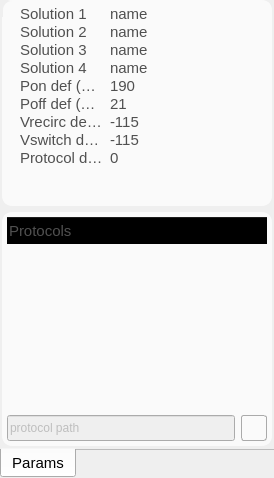
       <widget class="QWidget" name="page_editor">
        <layout class="QGridLayout" name="gridLayout_28">
         <property name="leftMargin">
          <number>0</number>
         </property>
         <property name="topMargin">
          <number>0</number>
         </property>
         <property name="rightMargin">
          <number>0</number>
         </property>
         <property name="bottomMargin">
          <number>0</number>
         </property>
         <item row="0" column="0">
          <widget class="QTabWidget" name="tabWidget_editor">
           <property name="font">
            <font>
             <pointsize>11</pointsize>
            </font>
           </property>
           <property name="styleSheet">
            <string notr="true"/>
           </property>
           <property name="tabPosition">
            <enum>QTabWidget::South</enum>
           </property>
           <property name="currentIndex">
            <number>0</number>
           </property>
           <property name="usesScrollButtons">
            <bool>false</bool>
           </property>
           <property name="documentMode">
            <bool>true</bool>
           </property>
           <widget class="QWidget" name="tab_6">
            <attribute name="title">
             <string>Params</string>
            </attribute>
            <layout class="QGridLayout" name="gridLayout_31">
             <property name="leftMargin">
              <number>2</number>
             </property>
             <property name="topMargin">
              <number>0</number>
             </property>
             <property name="rightMargin">
              <number>2</number>
             </property>
             <property name="bottomMargin">
              <number>0</number>
             </property>
             <item row="0" column="0">
              <widget class="QGroupBox" name="groupBox_15">
               <property name="styleSheet">
                <string notr="true">QTreeWidget { 
    font-size:11pt;
    color: rgb(80, 80, 80);
    background-color: transparent;
 } 

QScrollBar::vertical {
	/*width: 40px;*/
}

QGroupBox { 
     border: 0px solid; 
 } 

QTreeWidget QHeaderView:section
{
    font-size:11pt;
    height:27px;
    color: rgb(80, 80, 80);
    background-color: transparent;
}

QTreeView::item:hover {
    background: qlineargradient(x1: 0, y1: 0, x2: 0, y2: 1, stop: 0 #f6f7fa, stop: 1 #F0F0FF);
}

QTreeView::item:selected {
    border: 1px solid #F0F0FF;
	color: rgb(20, 20, 20);
}

QTreeView::item:selected:active{
    background: qlineargradient(x1: 0, y1: 0, x2: 0, y2: 1, stop: 0 #F0F0FF, stop: 1 #F0F0FF);
}

QTreeView::item:selected:!active {
       background: qlineargradient(x1: 0, y1: 0, x2: 0, y2: 1, stop: 0 #EEEEEE, stop: 1 #EEEEEE);
}</string>
               </property>
               <property name="title">
                <string/>
               </property>
               <property name="flat">
                <bool>false</bool>
               </property>
               <layout class="QVBoxLayout" name="verticalLayout_5">
                <property name="leftMargin">
                 <number>0</number>
                </property>
                <property name="topMargin">
                 <number>0</number>
                </property>
                <property name="rightMargin">
                 <number>0</number>
                </property>
                <property name="bottomMargin">
                 <number>2</number>
                </property>
                <item>
                 <widget class="QGroupBox" name="groupBox_17">
                  <property name="minimumSize">
                   <size>
                    <width>0</width>
                    <height>200</height>
                   </size>
                  </property>
                  <property name="maximumSize">
                   <size>
                    <width>16777215</width>
                    <height>320</height>
                   </size>
                  </property>
                  <property name="styleSheet">
                   <string notr="true">QGroupBox { 
     border: 2px solid  rgb(250, 250, 250); ; 
     border-radius: 10px; 
    color: rgb( 250, 250, 250);
    background-color: rgb(250, 250, 250);

 } </string>
                  </property>
                  <property name="title">
                   <string>GroupBox</string>
                  </property>
                  <layout class="QGridLayout" name="gridLayout_29">
                   <property name="leftMargin">
                    <number>5</number>
                   </property>
                   <property name="topMargin">
                    <number>5</number>
                   </property>
                   <property name="rightMargin">
                    <number>5</number>
                   </property>
                   <property name="bottomMargin">
                    <number>5</number>
                   </property>
                   <item row="1" column="0">
                    <widget class="QTreeWidget" name="treeWidget_params">
                     <property name="minimumSize">
                      <size>
                       <width>0</width>
                       <height>0</height>
                      </size>
                     </property>
                     <property name="maximumSize">
                      <size>
                       <width>16777215</width>
                       <height>16777215</height>
                      </size>
                     </property>
                     <property name="font">
                      <font>
                       <pointsize>11</pointsize>
                      </font>
                     </property>
                     <property name="accessibleDescription">
                      <string/>
                     </property>
                     <property name="styleSheet">
                      <string notr="true"/>
                     </property>
                     <property name="frameShape">
                      <enum>QFrame::NoFrame</enum>
                     </property>
                     <property name="indentation">
                      <number>10</number>
                     </property>
                     <attribute name="headerVisible">
                      <bool>false</bool>
                     </attribute>
                     <column>
                      <property name="text">
                       <string>Solutions</string>
                      </property>
                     </column>
                     <column>
                      <property name="text">
                       <string>Value</string>
                      </property>
                     </column>
                     <item>
                      <property name="text">
                       <string notr="true">Solution 1</string>
                      </property>
                      <property name="text">
                       <string notr="true">name</string>
                      </property>
                     </item>
                     <item>
                      <property name="text">
                       <string>Solution 2</string>
                      </property>
                      <property name="text">
                       <string notr="true">name</string>
                      </property>
                     </item>
                     <item>
                      <property name="text">
                       <string>Solution 3</string>
                      </property>
                      <property name="text">
                       <string notr="true">name</string>
                      </property>
                     </item>
                     <item>
                      <property name="text">
                       <string>Solution 4</string>
                      </property>
                      <property name="text">
                       <string notr="true">name</string>
                      </property>
                     </item>
                     <item>
                      <property name="text">
                       <string>Pon def (mbar)</string>
                      </property>
                      <property name="text">
                       <string notr="true">190</string>
                      </property>
                     </item>
                     <item>
                      <property name="text">
                       <string>Poff def (mbar)</string>
                      </property>
                      <property name="text">
                       <string notr="true">21</string>
                      </property>
                     </item>
                     <item>
                      <property name="text">
                       <string>Vrecirc def (mbar)</string>
                      </property>
                      <property name="text">
                       <string notr="true">-115</string>
                      </property>
                     </item>
                     <item>
                      <property name="text">
                       <string>Vswitch def (mbar)</string>
                      </property>
                      <property name="text">
                       <string notr="true">-115</string>
                      </property>
                     </item>
                     <item>
                      <property name="text">
                       <string>Protocol duration (s)</string>
                      </property>
                      <property name="text">
                       <string notr="true">0</string>
                      </property>
                     </item>
                    </widget>
                   </item>
                  </layout>
                 </widget>
                </item>
                <item>
                 <widget class="QGroupBox" name="groupBox_18">
                  <property name="styleSheet">
                   <string notr="true">QGroupBox { 
     border: 2px solid  rgb(250, 250, 250); ; 
     border-radius: 10px; 
    color: rgb( 250, 250, 250);
    background-color: rgb(250, 250, 250);
 } </string>
                  </property>
                  <property name="title">
                   <string/>
                  </property>
                  <property name="flat">
                   <bool>false</bool>
                  </property>
                  <layout class="QGridLayout" name="gridLayout_30">
                   <property name="leftMargin">
                    <number>5</number>
                   </property>
                   <property name="topMargin">
                    <number>5</number>
                   </property>
                   <property name="rightMargin">
                    <number>5</number>
                   </property>
                   <property name="bottomMargin">
                    <number>5</number>
                   </property>
                   <item row="2" column="0">
                    <widget class="QLineEdit" name="lineEdit_protocolPath">
                     <property name="enabled">
                      <bool>false</bool>
                     </property>
                     <property name="minimumSize">
                      <size>
                       <width>0</width>
                       <height>26</height>
                      </size>
                     </property>
                     <property name="text">
                      <string>protocol path</string>
                     </property>
                    </widget>
                   </item>
                   <item row="2" column="1">
                    <widget class="QPushButton" name="pushButton_openFolder">
                     <property name="maximumSize">
                      <size>
                       <width>26</width>
                       <height>26</height>
                      </size>
                     </property>
                     <property name="styleSheet">
                      <string notr="true"> QPushButton {
     border: 1px solid #aaaaaa;
     border-radius: 3px;
     width: 25px;
     height: 25px;
     font-size: 16px;
     background-color: qlineargradient(x1: 0, y1: 0, x2: 0, y2: 1,
                                       stop: 0 #f6f7fa, stop: 1 #dadbde);

 }

 QPushButton:focus:pressed {
     background-color: qlineargradient(x1: 0, y1: 0, x2: 0, y2: 1,
                                       stop: 0 #F0F0FF, stop: 1 #f6f7fa);
 }

 QPushButton:hover {
     background-color: qlineargradient(x1: 0, y1: 0, x2: 0, y2: 1,
                                       stop: 0 #f6f7fa, stop: 1 #F0F0FF);
 }

QPushButton:disabled{ background-color: #CCCCCC; }

 QPushButton:flat {
     border: none; /* no border for a flat push button */
 }

 QPushButton:default {
     border-color: navy; /* make the default button prominent */
 }</string>
                     </property>
                     <property name="text">
                      <string/>
                     </property>
                     <property name="icon">
                      <iconset resource="resources.qrc">
                       <normaloff>:/icons/folder.png</normaloff>:/icons/folder.png</iconset>
                     </property>
                    </widget>
                   </item>
                   <item row="0" column="0" colspan="2">
                    <widget class="QTreeWidget" name="treeWidget_protocol_folder">
                     <property name="maximumSize">
                      <size>
                       <width>16777215</width>
                       <height>16777215</height>
                      </size>
                     </property>
                     <property name="styleSheet">
                      <string notr="true"/>
                     </property>
                     <property name="frameShape">
                      <enum>QFrame::NoFrame</enum>
                     </property>
                     <property name="frameShadow">
                      <enum>QFrame::Plain</enum>
                     </property>
                     <property name="autoScrollMargin">
                      <number>16</number>
                     </property>
                     <property name="indentation">
                      <number>10</number>
                     </property>
                     <column>
                      <property name="text">
                       <string>Protocols</string>
                      </property>
                     </column>
                    </widget>
                   </item>
                  </layout>
                 </widget>
                </item>
               </layout>
              </widget>
             </item>
            </layout>
           </widget>
          </widget>
         </item>
        </layout>
       </widget>
